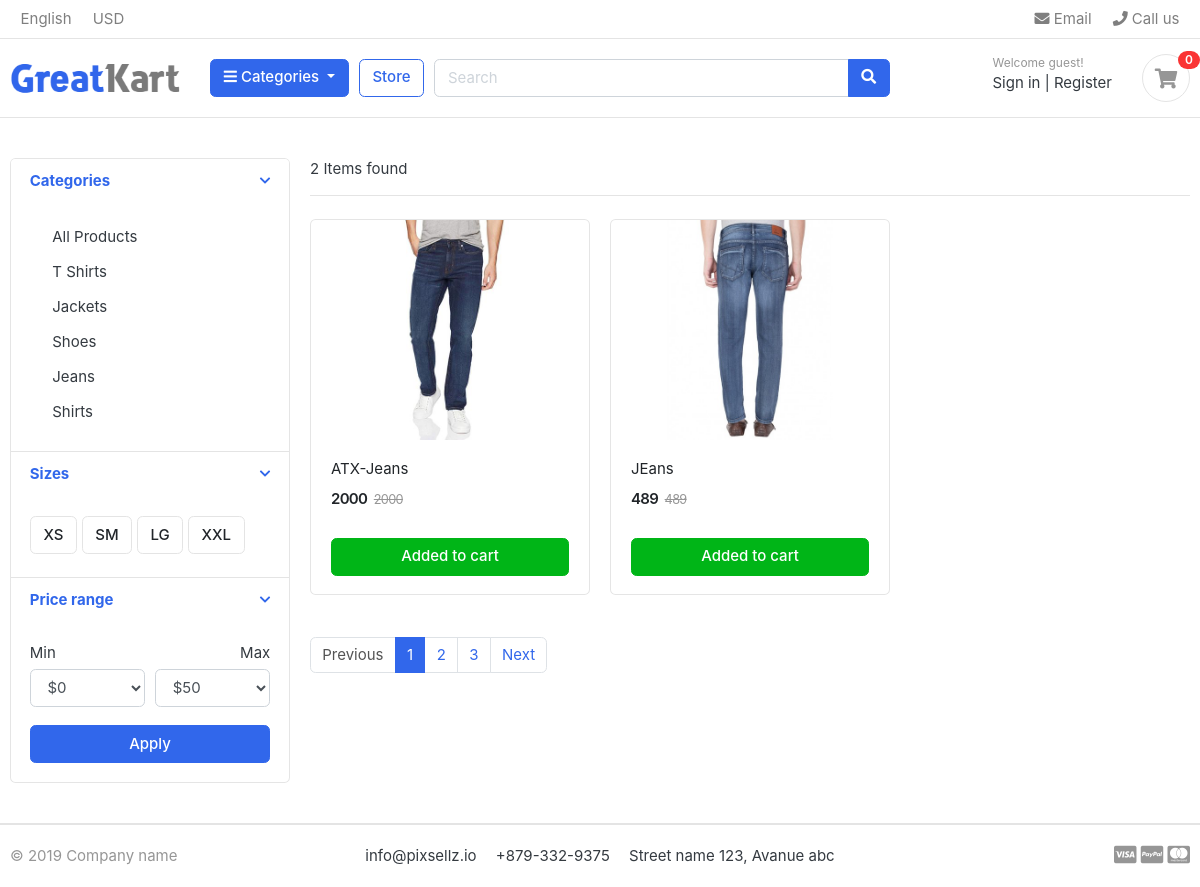
/store/jeans/, run on the app's committed database.
### categories/models.py (models this page shows, shortened)
class Categories(models.Model):
    title = models.CharField(max_length=40, unique=True)
    slug = models.SlugField(max_length=40, unique=True, null=True)
    description = models.TextField(max_length=200)
    image = models.ImageField(blank=True)
    class Meta:
        verbose_name = 'Category'
        verbose_name_plural = 'Categories'
    def get_url(self):
        return reverse('categories', args=[self.slug])

### store/models.py (models this page shows, shortened)
class Product(models.Model):
    title = models.CharField(max_length=150, unique=True)
    slug = models.SlugField(max_length=200, unique=True)
    description = models.TextField(max_length=500, blank=True)
    images = models.ImageField(upload_to='static/images')
    price = models.IntegerField()
    stock = models.IntegerField()
    category = models.ForeignKey(Categories, on_delete=models.CASCADE)
    date_added = models.DateTimeField(auto_now_add=True)
    date_modified = models.DateTimeField(auto_now=True)
    is_available = models.BooleanField(default=True)
    def get_url(self):
        return reverse('product_details', args=[self.category.slug, self.slug])

### store/views.py (the view)
# urls.py: path('store/', include('store.urls')),
def store(request, slug_id=None):
    category = None
    products = None
    if slug_id != None:
        category = get_object_or_404(Categories, slug=slug_id)
        products = Product.objects.filter(is_available=True, category=category)
    else:
        products = Product.objects.all().filter(is_available=True)
    dictionary = {
        'products': products
    }
    return render(request, 'store/store.html', dictionary)

### categories/context_processors.py (called while the page is built)
def categories_link(request):
    links = Categories.objects.all
    return dict(links=links)

### store/templates/store/store.html (shortened to what this page needs)
{% extends 'base.html' %}
{% load static %}
{% block content %}
<section class="section-content padding-y">
<div class="container">
<div class="row">
	<aside class="col-md-3">
<div class="card">
	<article class="filter-group">
		<header class="card-header">
			<a href="#" data-toggle="collapse" data-target="#collapse_1" aria-expanded="true" class="">
				<i class="icon-control fa fa-chevron-down"></i>
				<h6 class="title">Categories</h6>
			</a>
		</header>
		<div class="filter-content collapse show" id="collapse_1" style="">
			<div class="card-body">
				<ul class="list-menu">
				<li><a class="dropdown-item" href="{% url 'store_page' %}">All Products</a></li>
				{% for category in links %}
				<li><a class="dropdown-item" href="{{ category.get_url }}">{{ category.title }}</a></li>
				{% endfor %}
				</ul>
			</div>
		</div>
	</article>
	<article class="filter-group">
		<header class="card-header">
			<a href="#" data-toggle="collapse" data-target="#collapse_4" aria-expanded="true" class="">
				<i class="icon-control fa fa-chevron-down"></i>
				<h6 class="title">Sizes </h6>
			</a>
		</header>
		<div class="filter-content collapse show" id="collapse_4" style="">
			<div class="card-body">
			  <label class="checkbox-btn">
			    <span class="btn btn-light"> XS </span>
			  </label>
			  <label class="checkbox-btn">
			    <span class="btn btn-light"> SM </span>
			  </label>
			  <label class="checkbox-btn">
			    <span class="btn btn-light"> LG </span>
			  </label>
			  <label class="checkbox-btn">
			    <span class="btn btn-light"> XXL </span>
			  </label>
		</div>
		</div>
	</article>
	<article class="filter-group">
		<header class="card-header">
			<a href="#" data-toggle="collapse" data-target="#collapse_3" aria-expanded="true" class="">
				<i class="icon-control fa fa-chevron-down"></i>
				<h6 class="title">Price range </h6>
			</a>
		</header>
		<div class="filter-content collapse show" id="collapse_3" style="">
			<div class="card-body">
				<div class="form-row">
				<div class="form-group col-md-6">
				  <label>Min</label>
				  	<select class="mr-2 form-control">
						<option value="0">$0</option>
					</select>
				</div>
				<div class="form-group text-right col-md-6">
				  <label>Max</label>
				  	<select class="mr-2 form-control">
						<option value="50">$50</option>
					</select>
				</div>
				</div>
				<button class="btn btn-block btn-primary">Apply</button>
			</div>
		</div>
	</article>
</div>
	</aside>
	<main class="col-md-9">
<header class="border-bottom mb-4 pb-3">
		<div class="form-inline">
			<span class="mr-md-auto">{{ products.count }} Item{{ products.count|pluralize }} found </span>
		</div>
</header>
<div class="row">
    {% for product in products %}
	<div class="col-md-4">
		<figure class="card card-product-grid">
			<div class="img-wrap">
				<img src="{{ product.images.url }}">
			</div>
			<figcaption class="info-wrap">
				<div class="fix-height">
					<a href="{{ product.get_url }}" class="title">{{ product.title }}</a>
					<div class="price-wrap mt-2">
						<span class="price">{{ product.price }}</span>
						<del class="price-old">{{ product.price }}</del>
					</div>
				</div>
				<a href="#" class="btn btn-block btn-success">Added to cart </a>
			</figcaption>
		</figure>
	</div>
    {% endfor %}
</div>
<nav class="mt-4" aria-label="Page navigation sample">
  <ul class="pagination">
    <li class="page-item disabled"><a class="page-link" href="#">Previous</a></li>
    <li class="page-item active"><a class="page-link" href="#">1</a></li>
    <li class="page-item"><a class="page-link" href="#">2</a></li>
    <li class="page-item"><a class="page-link" href="#">3</a></li>
    <li class="page-item"><a class="page-link" href="#">Next</a></li>
  </ul>
</nav>
	</main>
</div>
</div>
</section>
{% endblock %}

### static/css/ui.css (style rules this page uses)
html { font-family: "Inter", sans-serif; font-size: 15px; }
.img-wrap { text-align: center; display: block; }
.img-wrap img { max-width: 100%; }
.price-wrap { letter-spacing: -0.7px; }
.padding-y { padding-top: 40px; padding-bottom: 40px; }
figure { margin-bottom: 0; }
article:after, .form-group:after { display: block; clear: both; content: ""; }
.btn-light { background-color: #fff; border-color: #e4e4e4; }
[class*=list-] li:after { visibility: hidden; display: block; content: ""; overflow: hidden; height: 0; clear: both; }
.list-menu { list-style: none; margin: 0; padding-left: 0; }
.list-menu li { margin-bottom: 5px; }
.list-menu a { color: #343a40; }
[class*=card-product] a.title { color: #212529; display: block; }
[class*=card-product] .img-wrap { overflow: hidden; position: relative; }
[class*=card-product] .img-wrap img { height: 100%; max-width: 100%; width: auto; display: inline-block; -o-object-fit: cover; object-fit: cover; }
.card-product-grid { margin-bottom: 20px; }
.card-product-grid .img-wrap { border-radius: 0.2rem 0.2rem 0 0; height: 220px; }
.card-product-grid .info-wrap { overflow: hidden; padding: 18px 20px; }
.card-product-grid .fix-height { height: 80px; overflow: hidden; }
.card .img-wrap { overflow: hidden; }
.price { font-weight: 600; color: #212529; }
.price-old { color: #969696; margin-left: 3px; font-size: 85%; }
.icon-control { margin-top: 5px; float: right; font-size: 80%; }
.card-header .title { margin-bottom: 0; line-height: 1.5; }
.filter-group { border-bottom: 1px solid #e4e4e4; }
.filter-group .card-header { border-bottom: 0; }
.filter-group:last-child { border-bottom: 0; }
.checkbox-btn { position: relative; }

### data on the page
Categories: title "T Shirts"
Categories: title "Jackets"
Categories: title "Shoes"
Categories: title "Jeans"
Categories: title "Shirts"
Product: images (picture), title "ATX-Jeans", price "2000"
Product: images (picture), title "JEans", price "489"

### other printed values
{{ products.count }} "2"
